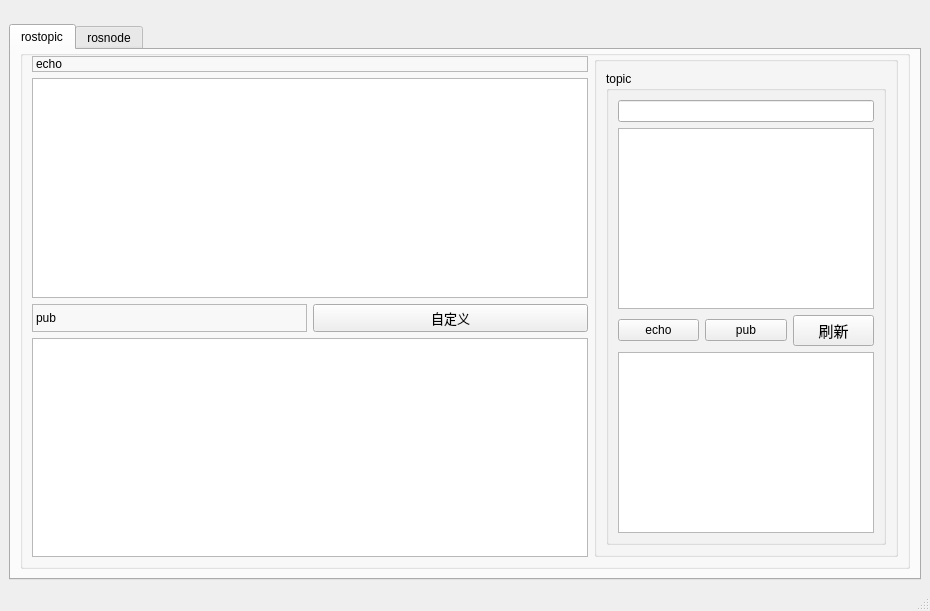
<?xml version="1.0" encoding="UTF-8"?>
<ui version="4.0">
 <class>MainWindow</class>
 <widget class="QMainWindow" name="MainWindow">
  <property name="geometry">
   <rect>
    <x>0</x>
    <y>0</y>
    <width>930</width>
    <height>611</height>
   </rect>
  </property>
  <property name="windowTitle">
   <string>MainWindow</string>
  </property>
  <widget class="QWidget" name="centralwidget">
   <layout class="QVBoxLayout" name="verticalLayout_2">
    <item>
     <spacer name="verticalSpacer">
      <property name="orientation">
       <enum>Qt::Vertical</enum>
      </property>
      <property name="sizeHint" stdset="0">
       <size>
        <width>20</width>
        <height>40</height>
       </size>
      </property>
     </spacer>
    </item>
    <item>
     <widget class="QTabWidget" name="tabWidget">
      <property name="styleSheet">
       <string notr="true"/>
      </property>
      <property name="currentIndex">
       <number>0</number>
      </property>
      <widget class="QWidget" name="rostopic">
       <attribute name="title">
        <string>rostopic</string>
       </attribute>
       <layout class="QVBoxLayout" name="verticalLayout_3">
        <property name="spacing">
         <number>0</number>
        </property>
        <property name="topMargin">
         <number>0</number>
        </property>
        <item>
         <widget class="QGroupBox" name="groupBox_13">
          <property name="sizePolicy">
           <sizepolicy hsizetype="MinimumExpanding" vsizetype="Preferred">
            <horstretch>0</horstretch>
            <verstretch>0</verstretch>
           </sizepolicy>
          </property>
          <property name="title">
           <string/>
          </property>
          <layout class="QGridLayout" name="gridLayout_4">
           <property name="topMargin">
            <number>0</number>
           </property>
           <property name="horizontalSpacing">
            <number>6</number>
           </property>
           <item row="2" column="1">
            <widget class="QPushButton" name="Btn_auto">
             <property name="font">
              <font>
               <pointsize>10</pointsize>
              </font>
             </property>
             <property name="text">
              <string>自定义</string>
             </property>
            </widget>
           </item>
           <item row="0" column="0" colspan="2">
            <widget class="QLabel" name="label_5">
             <property name="frameShape">
              <enum>QFrame::StyledPanel</enum>
             </property>
             <property name="frameShadow">
              <enum>QFrame::Raised</enum>
             </property>
             <property name="text">
              <string>echo</string>
             </property>
            </widget>
           </item>
           <item row="1" column="0" colspan="2">
            <widget class="QListWidget" name="list_echo"/>
           </item>
           <item row="3" column="0" colspan="2">
            <widget class="QListWidget" name="list_pub"/>
           </item>
           <item row="2" column="0">
            <widget class="QLabel" name="label_4">
             <property name="frameShape">
              <enum>QFrame::StyledPanel</enum>
             </property>
             <property name="frameShadow">
              <enum>QFrame::Raised</enum>
             </property>
             <property name="text">
              <string>pub</string>
             </property>
            </widget>
           </item>
           <item row="0" column="2" rowspan="4">
            <widget class="QGroupBox" name="groupBox_3">
             <property name="title">
              <string/>
             </property>
             <layout class="QVBoxLayout" name="verticalLayout_5">
              <item>
               <widget class="QGroupBox" name="groupBox_4">
                <property name="title">
                 <string>topic</string>
                </property>
                <layout class="QGridLayout" name="gridLayout_2">
                 <item row="6" column="0" colspan="3">
                  <widget class="QListWidget" name="list_topic"/>
                 </item>
                 <item row="1" column="0" colspan="3">
                  <widget class="QListWidget" name="list_info_topic"/>
                 </item>
                 <item row="5" column="2">
                  <widget class="QPushButton" name="Btn_flushed_1">
                   <property name="font">
                    <font>
                     <pointsize>11</pointsize>
                    </font>
                   </property>
                   <property name="text">
                    <string>刷新</string>
                   </property>
                  </widget>
                 </item>
                 <item row="5" column="1">
                  <widget class="QPushButton" name="Btn_pub">
                   <property name="text">
                    <string>pub</string>
                   </property>
                  </widget>
                 </item>
                 <item row="5" column="0">
                  <widget class="QPushButton" name="Btn_echo">
                   <property name="text">
                    <string>echo</string>
                   </property>
                  </widget>
                 </item>
                 <item row="0" column="0" colspan="3">
                  <widget class="QLineEdit" name="line_topic">
                   <property name="text">
                    <string/>
                   </property>
                  </widget>
                 </item>
                </layout>
               </widget>
              </item>
             </layout>
            </widget>
           </item>
          </layout>
         </widget>
        </item>
       </layout>
      </widget>
      <widget class="QWidget" name="rosnode">
       <attribute name="title">
        <string>rosnode</string>
       </attribute>
       <layout class="QVBoxLayout" name="verticalLayout">
        <property name="spacing">
         <number>0</number>
        </property>
        <property name="leftMargin">
         <number>0</number>
        </property>
        <property name="topMargin">
         <number>0</number>
        </property>
        <property name="rightMargin">
         <number>0</number>
        </property>
        <property name="bottomMargin">
         <number>0</number>
        </property>
        <item>
         <widget class="QGroupBox" name="groupBox_6">
          <property name="title">
           <string>node</string>
          </property>
          <layout class="QGridLayout" name="gridLayout">
           <item row="4" column="0">
            <widget class="QListWidget" name="list_node"/>
           </item>
           <item row="4" column="1">
            <widget class="QListWidget" name="list_kill"/>
           </item>
           <item row="0" column="1">
            <widget class="QLabel" name="label_7">
             <property name="frameShape">
              <enum>QFrame::StyledPanel</enum>
             </property>
             <property name="frameShadow">
              <enum>QFrame::Raised</enum>
             </property>
             <property name="text">
              <string>ping</string>
             </property>
            </widget>
           </item>
           <item row="3" column="0">
            <widget class="QWidget" name="widget" native="true">
             <layout class="QHBoxLayout" name="horizontalLayout">
              <property name="spacing">
               <number>0</number>
              </property>
              <property name="topMargin">
               <number>0</number>
              </property>
              <property name="bottomMargin">
               <number>0</number>
              </property>
              <item>
               <widget class="QPushButton" name="Btn_flushed_2">
                <property name="font">
                 <font>
                  <pointsize>11</pointsize>
                 </font>
                </property>
                <property name="text">
                 <string>刷新</string>
                </property>
               </widget>
              </item>
              <item>
               <widget class="QPushButton" name="Btn_kill">
                <property name="text">
                 <string>kill</string>
                </property>
               </widget>
              </item>
              <item>
               <widget class="QPushButton" name="Btn_ping">
                <property name="text">
                 <string>ping</string>
                </property>
               </widget>
              </item>
             </layout>
            </widget>
           </item>
           <item row="1" column="0">
            <widget class="QListWidget" name="list_info_node"/>
           </item>
           <item row="3" column="1">
            <widget class="QLabel" name="label_6">
             <property name="frameShape">
              <enum>QFrame::StyledPanel</enum>
             </property>
             <property name="frameShadow">
              <enum>QFrame::Raised</enum>
             </property>
             <property name="text">
              <string>kill</string>
             </property>
            </widget>
           </item>
           <item row="0" column="0">
            <widget class="QLineEdit" name="line_node">
             <property name="text">
              <string/>
             </property>
            </widget>
           </item>
           <item row="1" column="1">
            <widget class="QListWidget" name="list_ping"/>
           </item>
          </layout>
         </widget>
        </item>
       </layout>
      </widget>
     </widget>
    </item>
   </layout>
  </widget>
  <widget class="QMenuBar" name="menubar">
   <property name="geometry">
    <rect>
     <x>0</x>
     <y>0</y>
     <width>930</width>
     <height>22</height>
    </rect>
   </property>
  </widget>
  <widget class="QStatusBar" name="statusbar"/>
 </widget>
 <resources/>
 <connections/>
</ui>
